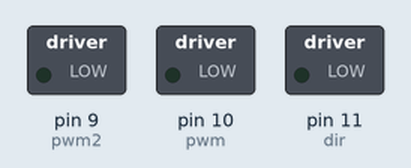
Bench run of a sketch on a simulated Arduino Uno, built with avr-gcc and run on an emulated ATmega328P. On the bench: switched loads named in the sketch (green lamp = pin HIGH). Pins used as bus, display or sensor lines are not drawn; what the sketch prints to the serial monitor is not drawn.

Above: at 0.15 s.
At 2.55 s:
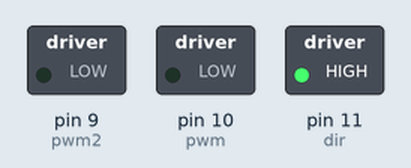
At 4.96 s:
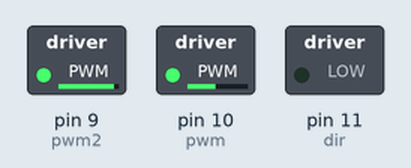
Timing chart, 0 to 4.8 s (numbered marks = the images above):
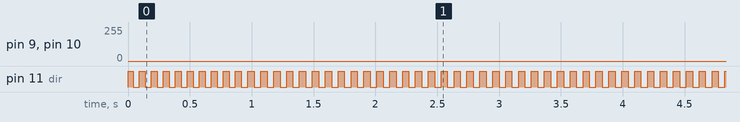

The sketch:

walkingMotorOscillating.ino
```cpp
const byte dir = 11;
const byte pwm = 10;
const byte dir2 = 0;
const byte pwm2 = 9;

int val = 0;
int val2 = 0;
unsigned long t = 0;
float w = 0.3;//0.21;//0.42;
float w2 = 0.0005;
int del = 500;
float x = 0;
float y = 0;
unsigned long tick = 0;
float phi_n = 0;
float deltaPhi = 3; //2 (0.4 --> 2.14Hz, 2 --> 10Hz,  4 --> 20Hz) 6 should be ~30Hz
float inc = 0.0001;
boolean atPeak = false;
int sgn = 1;

void setup() {
  // put your setup code here, to run once:
  Serial.begin(115200);

  pinMode(dir, OUTPUT);
  pinMode(pwm, OUTPUT);
  pinMode(dir2, OUTPUT);
  pinMode(pwm2, OUTPUT);

//  while(!Serial);
  Serial.println("started");
  analogWrite(pwm,255);
  digitalWrite(dir, HIGH);
  analogWrite(pwm2,255);
  digitalWrite(dir2, HIGH);
//  tStart = millis();
}

void loop() {
  t = millis();

//  deltaPhi += inc;
//  if (deltaPhi >= 1 || deltaPhi <= 0.1) {
//    inc = -inc;
//  }

  phi_n += deltaPhi;
  val = 255*sin(2*PI*phi_n/255);
//  val = 0;

  if (val >= 254 && !atPeak) {

    atPeak = true;
  }
  if (atPeak && val < 127) {
    atPeak = false;
    tick++;
  }
    if (tick%50 > 25) {
      sgn = -1;
    } else  {
      sgn = 1;
    }
  val2 = 255*sin(2*PI*phi_n/255 + sgn*PI/2);
//  val2 = 255;

//  if (tick%50 > 25) {
//    val2 = 255*sin(2*PI*phi_n/255 + sgn*PI/2);
////    val2 = 255*cos(0.075*t + 0.065/w2*sin(w2*t)+PI/2.);
//  } else {
//    val2 = 255*sin(2*PI*phi_n/255 + sgn*PI/2);
////    val2 = 255*cos(0.075*t + 0.065/w2*sin(w2*t)-PI/2.);
//  }


  Serial.print(tick);
  Serial.print(", ");
  Serial.print(val);
  Serial.print(", ");
  Serial.println(val2);

  if (val < 0) {
    digitalWrite(dir,LOW);
  } else {
    digitalWrite(dir,HIGH);
  }
  analogWrite(pwm,abs(val));

  if (val2 < 0) {
    digitalWrite(dir2,LOW);
  } else {
    digitalWrite(dir2,HIGH);
  }
  analogWrite(pwm2,abs(val2));
}
```

Measured:
- by itself, pin 11 (dir): alternates HIGH for 0.05 s and LOW for 0.05 s
